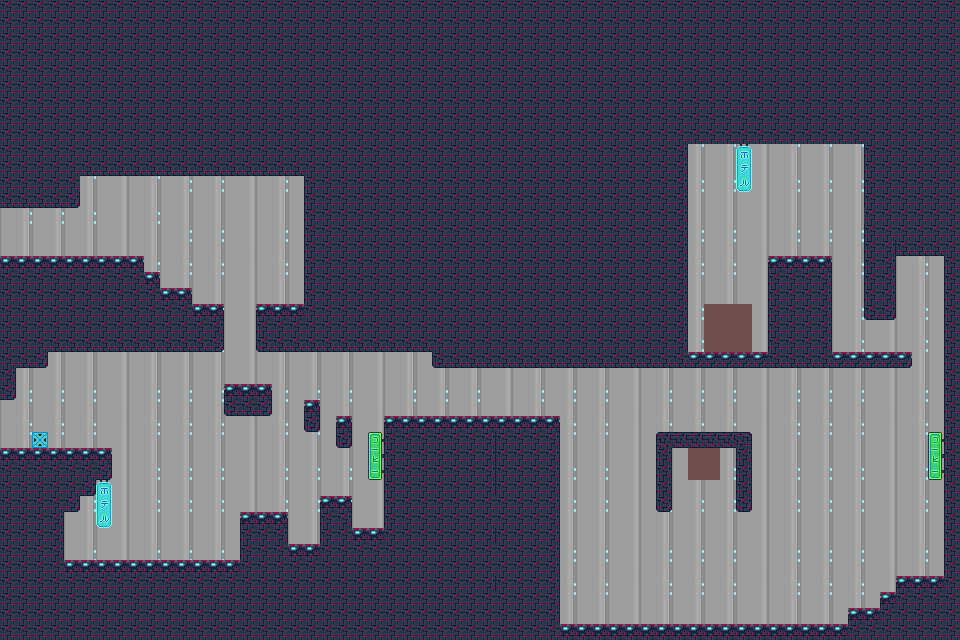

This game map was drawn from its Tiled (.tmx) file and the tilesets committed beside it. A one-line description and the trimmed map source follow:
An orthogonal 60x40 tile map with 16x16 px tiles, 5 tile layers (background, decoration, colision, item, ...), 1 hidden layer not drawn, 5 tilesets.

<map version="1.10" tiledversion="1.10.2" orientation="orthogonal" renderorder="right-down" width="60" height="40" tilewidth="16" tileheight="16" infinite="0" nextlayerid="16" nextobjectid="1">
 <tileset firstgid="1" source="../tileset/TILESET_FUTURISTIC_CITY.tsx" />
 <tileset firstgid="25" source="../tileset/hero.tsx" />
 <tileset firstgid="26" source="../tileset/font.tsx" />
 <tileset firstgid="28" source="../tileset/background.tsx" />
 <tileset firstgid="29" source="../tileset/background.tsx" />
 <layer id="13" name="background" width="60" height="40">
  <data>[2400 cells, 25 non-empty, 9 distinct tile ids]</data>
 </layer>
 <layer id="3" name="decoration" width="60" height="40">
  <data>[2400 cells, 12 non-empty, 6 distinct tile ids]</data>
 </layer>
 <layer id="1" name="colision" width="60" height="40">
  <data>[2400 cells, 1510 non-empty, 14 distinct tile ids]</data>
 </layer>
 <layer id="14" name="item" width="60" height="40">
  <data>[2400 cells, 13 non-empty, 1 distinct tile ids]</data>
 </layer>
 <layer id="15" name="E/S" width="60" height="40" visible="0">
  <data>[2400 cells, 21 non-empty, 1 distinct tile ids]</data>
 </layer>
 <layer id="6" name="HERO" width="60" height="40">
  <data>[2400 cells, 1 non-empty, 1 distinct tile ids]</data>
 </layer>
</map>
